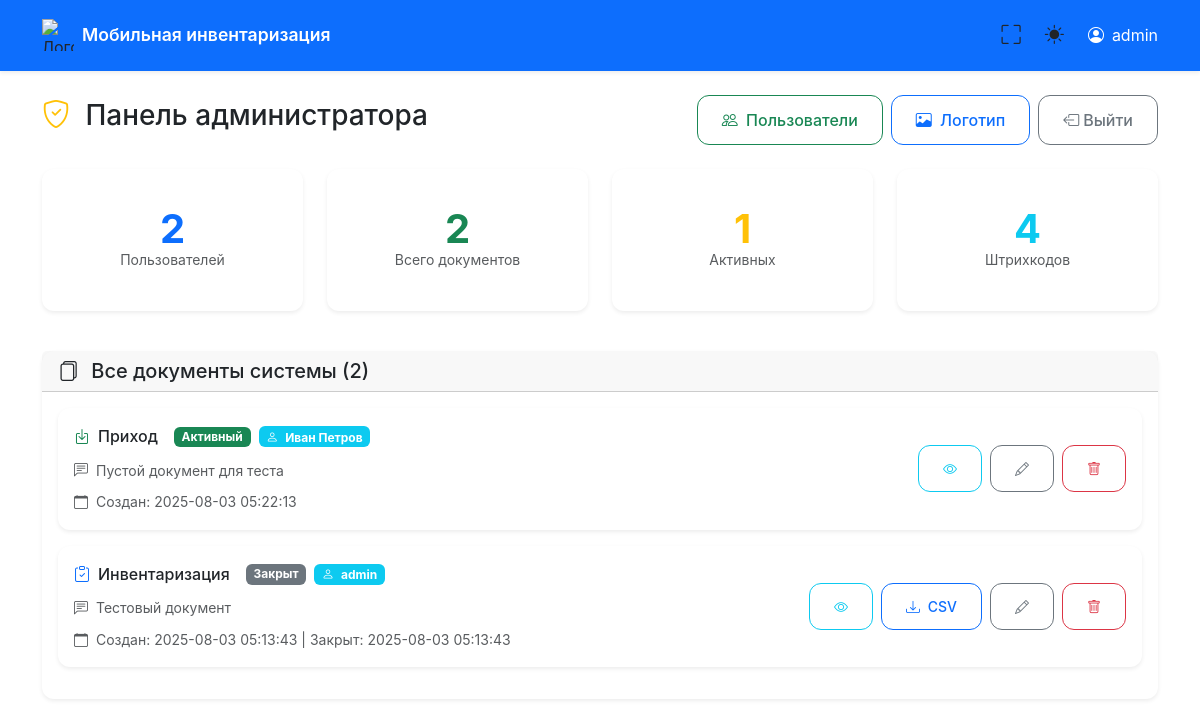
The page /admin/2 on the database as committed earlier.
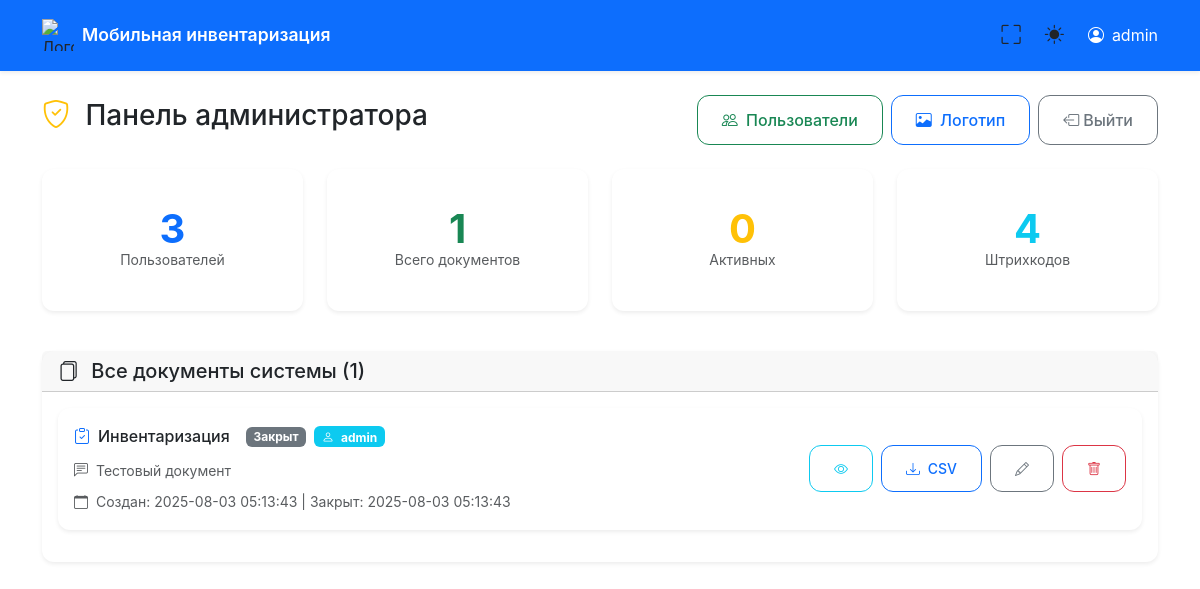
The same page on the database as committed later.
### tables this page shows
CREATE TABLE users (
            id INTEGER PRIMARY KEY AUTOINCREMENT,
            name TEXT UNIQUE NOT NULL,
            created_at TEXT NOT NULL
        );

CREATE TABLE documents (
            id INTEGER PRIMARY KEY AUTOINCREMENT,
            user_id INTEGER NOT NULL,
            doc_type TEXT NOT NULL,
            status TEXT NOT NULL DEFAULT 'active',
            created_at TEXT NOT NULL,
            closed_at TEXT, comment TEXT DEFAULT '',
            FOREIGN KEY (user_id) REFERENCES users (id)
        );

### main.py (the view)
@app.get("/admin/{user_id}", response_class=HTMLResponse)
async def admin_panel(request: Request, user_id: int):
    conn = get_db_connection()
    cursor = conn.cursor()
    cursor.execute("SELECT * FROM users WHERE id = ?", (user_id,))
    user = cursor.fetchone()
    if not user or not is_admin(dict(user)['name']):
        conn.close()
        raise HTTPException(status_code=403, detail="Доступ запрещен")
    all_documents = get_all_documents()
    all_users = get_all_users()
    cursor.execute("SELECT COUNT(*) FROM users")
    total_users = cursor.fetchone()[0]
    cursor.execute("SELECT COUNT(*) FROM documents")
    total_documents = cursor.fetchone()[0]
    cursor.execute("SELECT COUNT(*) FROM documents WHERE status = 'active'")
    active_documents = cursor.fetchone()[0]
    cursor.execute("SELECT COUNT(*) FROM barcodes")
    total_barcodes = cursor.fetchone()[0]
    conn.close()
    return templates.TemplateResponse("admin.html", {
        "request": request,
        "user": dict(user),
        "documents": all_documents,
        "users": all_users,
        "stats": {
            "total_users": total_users,
            "total_documents": total_documents,
            "active_documents": active_documents,
            "total_barcodes": total_barcodes
        }
    })

### templates/admin.html (shortened to what this page needs)
{% extends "base.html" %}
{% block content %}
<div class="row">
    <div class="col-12">
        <div class="d-flex justify-content-between align-items-center mb-4">
            <h1 class="h3">
                <i class="bi bi-shield-check text-warning me-2"></i>
                Панель администратора
            </h1>
            <div class="d-flex gap-2">
                <button class="btn btn-outline-success" data-bs-toggle="modal" data-bs-target="#usersModal">
                    <i class="bi bi-people me-1"></i>
                    <span class="d-none d-sm-inline">Пользователи</span>
                </button>
                <button class="btn btn-outline-primary" data-bs-toggle="modal" data-bs-target="#logoModal">
                    <i class="bi bi-image me-1"></i>
                    <span class="d-none d-sm-inline">Логотип</span>
                </button>
                <a href="/" class="btn btn-outline-secondary d-none d-md-inline-flex">
                    <i class="bi bi-box-arrow-left me-1"></i>
                    Выйти
                </a>
            </div>
        </div>
    </div>
</div>
<div class="row mb-4">
    <div class="col-6 col-md-3 mb-3">
        <div class="card stats-card border-primary">
            <div class="card-body text-center">
                <div class="stats-number text-primary">{{ stats.total_users }}</div>
                <p class="text-muted mb-0 small">Пользователей</p>
            </div>
        </div>
    </div>
    <div class="col-6 col-md-3 mb-3">
        <div class="card stats-card border-success">
            <div class="card-body text-center">
                <div class="stats-number text-success">{{ stats.total_documents }}</div>
                <p class="text-muted mb-0 small">Всего документов</p>
            </div>
        </div>
    </div>
    <div class="col-6 col-md-3 mb-3">
        <div class="card stats-card border-warning">
            <div class="card-body text-center">
                <div class="stats-number text-warning">{{ stats.active_documents }}</div>
                <p class="text-muted mb-0 small">Активных</p>
            </div>
        </div>
    </div>
    <div class="col-6 col-md-3 mb-3">
        <div class="card stats-card border-info">
            <div class="card-body text-center">
                <div class="stats-number text-info">{{ stats.total_barcodes }}</div>
                <p class="text-muted mb-0 small">Штрихкодов</p>
            </div>
        </div>
    </div>
</div>
<div class="row">
    <div class="col-12">
        <div class="card">
            <div class="card-header">
                <h5 class="mb-0">
                    <i class="bi bi-files me-2"></i>
                    Все документы системы ({{ documents|length }})
                </h5>
            </div>
            <div class="card-body">
                {% if documents %}
                <div class="row">
                    {% for doc in documents %}
                    <div class="col-12 mb-3">
                        <div class="card {{ 'border-success' if doc.status == 'active' else 'border-secondary' }}">
                            <div class="card-body">
                                <div class="row align-items-center">
                                    <div class="col-md-8">
                                        <div class="d-flex align-items-center mb-2">
                                            {% if doc.doc_type == 'Инвентаризация' %}
                                                <i class="bi bi-clipboard-check text-primary me-2"></i>
                                            {% else %}
                                                <i class="bi bi-box-arrow-in-down text-success me-2"></i>
                                            {% endif %}
                                            <h6 class="mb-0 me-3">{{ doc.doc_type }}</h6>
                                            {% if doc.status == 'active' %}
                                                <span class="badge bg-success">Активный</span>
                                            {% else %}
                                                <span class="badge bg-secondary">Закрыт</span>
                                            {% endif %}
                                            <span class="badge bg-info ms-2">
                                                <i class="bi bi-person me-1"></i>
                                                {{ doc.user_name }}
                                            </span>
                                        </div>
                                        {% if doc.comment %}
                                        <div class="mb-2">
                                            <small class="text-muted">
                                                <i class="bi bi-chat-left-text me-1"></i>
                                                {{ doc.comment }}
                                            </small>
                                        </div>
                                        {% endif %}
                                        <div class="small text-muted">
                                            <i class="bi bi-calendar me-1"></i>
                                            Создан: {{ doc.created_at[:19].replace('T', ' ') }}
                                            {% if doc.closed_at %}
                                                | Закрыт: {{ doc.closed_at[:19].replace('T', ' ') }}
                                            {% endif %}
                                        </div>
                                    </div>
                                    <div class="col-md-4">
                                        <div class="d-flex flex-wrap gap-2 justify-content-md-end">
                                            <a href="/admin/document/{{ user.id }}/{{ doc.id }}"
                                               class="btn btn-sm btn-outline-info"
                                               title="Просмотреть документ">
                                                <i class="bi bi-eye"></i>
                                            </a>
                                            {% if doc.status == 'closed' %}
                                                <form method="post" action="/admin/regenerate_csv/{{ user.id }}" class="d-inline">
                                                    <button type="submit" class="btn btn-sm btn-outline-primary">
                                                        <i class="bi bi-download me-1"></i>
                                                        <span class="d-none d-sm-inline">CSV</span>
                                                    </button>
                                                </form>
                                            {% endif %}
                                            <button class="btn btn-sm btn-outline-secondary"
                                                    onclick="editComment({{ doc.id }}, '{{ doc.comment|e }}')"
                                                    title="Редактировать комментарий">
                                                <i class="bi bi-pencil"></i>
                                            </button>
                                            <form method="post" action="/admin/delete_document/{{ user.id }}" class="d-inline">
                                                <button type="submit" class="btn btn-sm btn-outline-danger"
                                                        onclick="return confirm('Удалить документ пользователя {{ doc.user_name }}? Это действие нельзя отменить!')"
                                                        title="Удалить документ">
                                                    <i class="bi bi-trash"></i>
                                                </button>
                                            </form>
                                        </div>
                                    </div>
                                </div>
                            </div>
                        </div>
                    </div>
                    {% endfor %}
                </div>
                {% else %}
                <div class="text-center py-5">
                    <i class="bi bi-files text-muted" style="font-size: 4rem;"></i>
                    <h4 class="text-muted mt-3">Документы не найдены</h4>
                    <p class="text-muted">В системе пока нет созданных документов</p>
                </div>
                {% endif %}
            </div>
        </div>
    </div>
</div>
{% endblock %}

### templates/base.html (shortened to what this page needs)
<!DOCTYPE html>
<html lang="ru" data-bs-theme="light">
<head>
    <link href="https://cdn.jsdelivr.net/npm/bootstrap@5.3.2/dist/css/bootstrap.min.css" rel="stylesheet">
    <link href="https://cdn.jsdelivr.net/npm/bootstrap-icons@1.11.0/font/bootstrap-icons.css" rel="stylesheet">
</head>
<body>
    <nav class="navbar navbar-expand-lg navbar-dark bg-primary">
        <div class="container">
            <div class="d-flex align-items-center">
                <img src="/logo" alt="Логотип" class="logo-svg"
                     style="width: 32px; height: 32px; margin-right: 0.5rem; object-fit: contain;">
                <a class="navbar-brand" href="/">
                    Мобильная инвентаризация
                </a>
            </div>
            <div class="d-flex align-items-center">
                <button class="theme-toggle me-2" onclick="toggleFullscreen()" title="Полноэкранный режим">
                    <i class="bi bi-fullscreen" id="fullscreen-icon"></i>
                </button>
                <button class="theme-toggle me-3" onclick="toggleTheme()" title="Переключить тему">
                    <i class="bi bi-sun-fill" id="theme-icon"></i>
                </button>
                {% if user %}
                <div class="d-flex align-items-center text-white">
                    <i class="bi bi-person-circle me-2"></i>
                    <span class="d-none d-md-inline">{{ user.name }}</span>
                </div>
                {% endif %}
            </div>
        </div>
    </nav>
    <main class="container mt-4 fade-in">
        {% block content %}{% endblock %}
    </main>
</body>
</html>

### templates/base.html (style rules this page uses)
:root { --primary-color: #0d6efd; --secondary-color: #6c757d; --success-color: #198754; --danger-color: #dc3545; --warning-color: #ffc107; --info-color: #0dcaf0; --light-color: #f8f9fa; --dark-color: #212529; --border-radius: 0.75rem; --box-shadow: 0 0.125rem 0.25rem rgba(0, 0, 0, 0.075); --box-shadow-lg: 0 0.5rem 1rem rgba(0, 0, 0, 0.15); }
body { font-family: -apple-system, BlinkMacSystemFont, 'Segoe UI', Roboto, 'Helvetica Neue', Arial, sans-serif; line-height: 1.6; -webkit-font-smoothing: antialiased; -moz-osx-font-smoothing: grayscale; padding-bottom: env(safe-area-inset-bottom); }
.navbar { box-shadow: var(--box-shadow); padding: 0.75rem 0; }
.navbar-brand { font-weight: 600; font-size: 1.1rem; }
.logo-svg { width: 32px; height: 32px; margin-right: 0.5rem; color: currentColor; }
.card { border: none; box-shadow: var(--box-shadow); border-radius: var(--border-radius); transition: all 0.2s ease; }
.btn { border-radius: var(--border-radius); font-weight: 500; padding: 0.75rem 1.5rem; transition: all 0.2s ease; }
.theme-toggle { border: none; background: none; color: inherit; font-size: 1.2rem; padding: 0.5rem; border-radius: 50%; transition: all 0.2s ease; }
.stats-card { text-align: center; padding: 1.5rem; }
.stats-number { font-size: 2.5rem; font-weight: 700; line-height: 1; }
.fade-in { animation: fadeIn 0.3s ease-in; }

Rows that differ between the two databases and show on the page:
removed documents: doc_type "Приход", status "Активный", user_name "Иван Петров", comment "Пустой документ для теста", created_at "2025-08-03 05:22:13"
Other text that changed with them:
{{ stats.total_users }}: "2" → "3"
{{ stats.total_documents }}: "2" → "1"
{{ stats.active_documents }}: "1" → "0"
{{ documents|length }}: "2" → "1"
